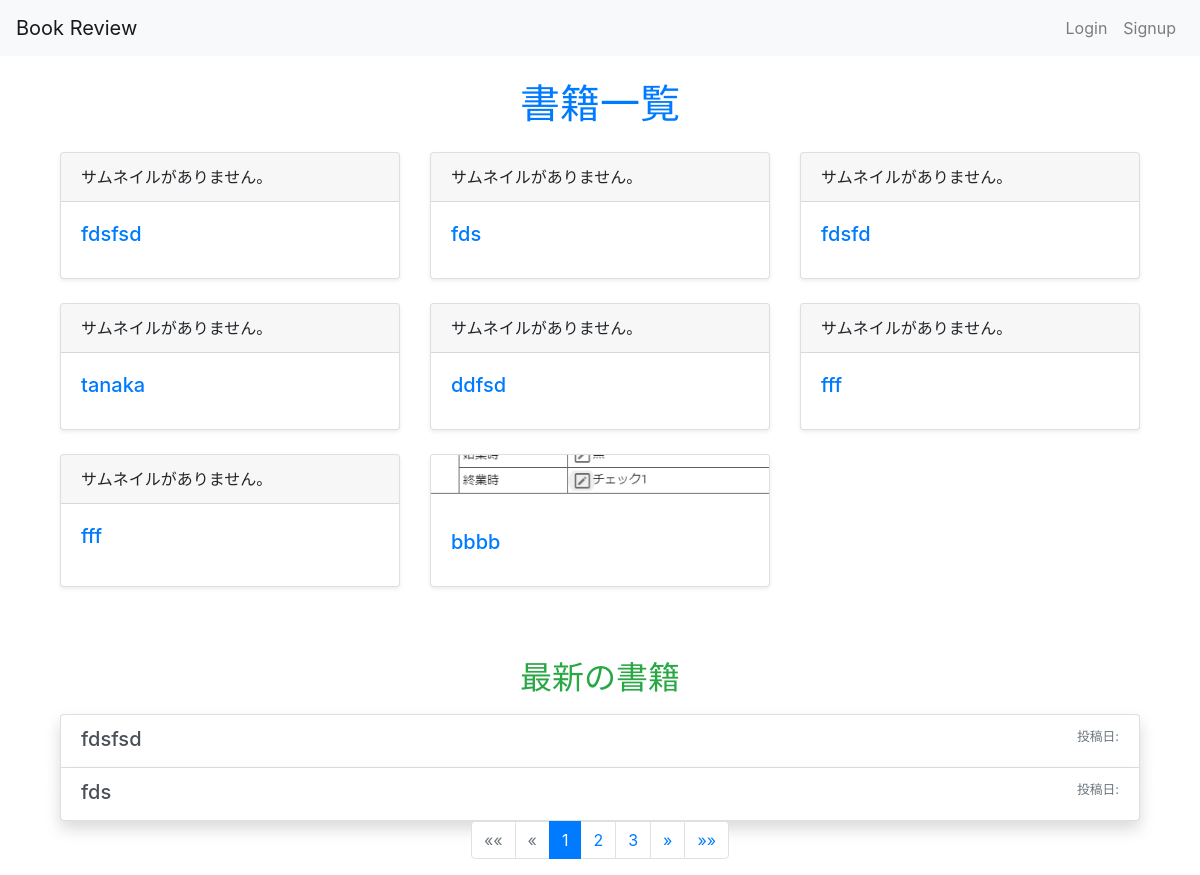
The page / on the database its author committed.
### book/models.py (models this page shows, shortened)
class Book(models.Model):
    title = models.CharField(max_length=100)
    text = models.TextField()
    thumbnail = models.ImageField(null=True,blank=True)
    category = models.CharField(
        max_length=100,
        choices=CATEGORY,
    )
    user = models.ForeignKey('auth.User', on_delete=models.CASCADE)

### book/views.py (the view)
# urls.py: path('',views.index_view,name='index'),
def index_view(request):
    object_list = Book.objects.order_by('-id')
    ranking_list = Book.objects.annotate(avg_rating=Avg('review__rate')).order_by('-avg_rating')
    paginator = Paginator(object_list, ITEM_PER_PAGE)
    page_number = request.GET.get('page',1)
    page_obj = paginator.page(page_number)
    return render(request,'book/index.html',{'object_list':object_list,'ranking_list':ranking_list,'page_obj':page_obj})

### book/templates/book/index.html
{% extends 'base.html' %}
{% block content %}
<div class="container mt-4">
  <h1 class="mb-4 text-center text-primary">書籍一覧</h1>
  <div class="row">
    {% for book in object_list %}
    <div class="col-lg-4 col-md-6 mb-4">
      <div class="card h-100 shadow-sm">
        {% if book.thumbnail %}
        <img
          class="card-img-top"
          src="{{ book.thumbnail.url }}"
          alt="サムネイル"
          style="object-fit: cover; width: 100%; height: auto">
        {% else %}
        <div class="card-header">サムネイルがありません。</div>
        {% endif %}
        <div class="card-body">
          <h5 class="card-title">
            <a
              class="text-decoration-none"
              href="{% url 'detail-book' book.pk %}">
              {{ book.title }}
            </a>
          </h5>
        </div>
      </div>
    </div>
    {% endfor %}
  </div>
  <h2 class="mt-5 mb-3 text-center text-success">最新の書籍</h2>
  <div class="list-group">
    {% for book in page_obj %}
    <a
      href="{% url 'detail-book' book.pk %}"
      class="list-group-item list-group-item-action flex-column align-items-start shadow">
      <div class="d-flex w-100 justify-content-between">
        <h5 class="mb-1">{{ book.title }}</h5>
        <small class="text-muted">
          投稿日: {{ book.created_at|date:"Y-m-d" }}
        </small>
      </div>
    </a>
    {% endfor %}
  </div>
  {% include 'book/components/pagination.html' with page_obj=page_obj %}
</div>
{% endblock content %}

### templates/base.html (shortened to what this page needs)
<!DOCTYPE html>
<html lang="ja">
  <head>
    <link
      href="https://stackpath.bootstrapcdn.com/bootstrap/4.5.2/css/bootstrap.min.css"
      rel="stylesheet">
  </head>
  <body>
    <nav class="navbar navbar-expand-lg navbar-light bg-light">
      <a class="navbar-brand" href="{% url 'index' %}">Book Review</a>
      <div class="collapse navbar-collapse" id="navbarNav">
        <ul class="navbar-nav ml-auto">
          {% if request.user.is_authenticated %}
          <li class="nav-item">
            <a class="nav-link" href="#">Welcome, {{ request.user.username }}!</a>
          </li>
          <li class="nav-item">
            <a class="nav-link" href="{% url 'accounts:logout' %}">Logout</a>
          </li>
          {% else %}
          <li class="nav-item">
            <a class="nav-link" href="{% url 'accounts:login' %}">Login</a>
          </li>
          <li class="nav-item">
            <a class="nav-link" href="{% url 'accounts:signup' %}">Signup</a>
          </li>
          {% endif %}
        </ul>
      </div>
    </nav>
    <div class="container mt-4">
      <p>{% block content %}{% endblock %}</p>
    </div>
  </body>
</html>

### book/templates/book/components/pagination.html (shortened to what this page needs)
<nav aria-label="Page navigation example">
  <ul class="pagination justify-content-center">
    {% if page_obj.has_previous %}
      <li class="page-item">
        <a class="page-link" href="?page=1" aria-label="First">
          <span aria-hidden="true">&laquo;&laquo;</span>
        </a>
      </li>
      <li class="page-item">
        <a class="page-link" href="?page={{ page_obj.previous_page_number }}" aria-label="Previous">
          <span aria-hidden="true">&laquo;</span>
        </a>
      </li>
    {% else %}
      <li class="page-item disabled">
        <span class="page-link">&laquo;&laquo;</span>
      </li>
      <li class="page-item disabled">
        <span class="page-link">&laquo;</span>
      </li>
    {% endif %}
    {% for num in page_obj.paginator.page_range %}
      {% if page_obj.number == num %}
        <li class="page-item active" aria-current="page">
          <span class="page-link">{{ num }}</span>
        </li>
      {% elif num > page_obj.number|add:'-3' and num < page_obj.number|add:'3' %}
        <li class="page-item"><a class="page-link" href="?page={{ num }}">{{ num }}</a></li>
      {% endif %}
    {% endfor %}
    {% if page_obj.has_next %}
      <li class="page-item">
        <a class="page-link" href="?page={{ page_obj.next_page_number }}" aria-label="Next">
          <span aria-hidden="true">&raquo;</span>
        </a>
      </li>
      <li class="page-item">
        <a class="page-link" href="?page={{ page_obj.paginator.num_pages }}" aria-label="Last">
          <span aria-hidden="true">&raquo;&raquo;</span>
        </a>
      </li>
    {% endif %}
  </ul>
</nav>

### rows shown on the page
Book: thumbnail "サムネイルがありません。", title "fdsfsd"
Book: thumbnail "サムネイルがありません。", title "fds"
Book: thumbnail "サムネイルがありません。", title "fdsfd"
Book: thumbnail "サムネイルがありません。", title "tanaka"
Book: thumbnail "サムネイルがありません。", title "ddfsd"
Book: shows "サムネイルがありません。", title "fff"
Book: shows "サムネイルがありません。", title "fff"
Book: thumbnail (picture), title "bbbb"

### other values the page prints
{{ num }} "1"
{{ num }} "2" "3"
